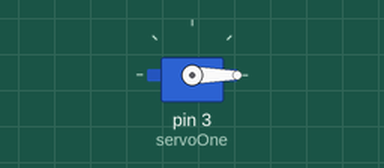
Bench run of a sketch on a simulated Arduino Uno, built with avr-gcc and run on an emulated ATmega328P. Shown: servo.

Above: at 0.05 s.
At 2.05 s:
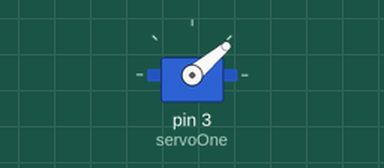
At 4.05 s:
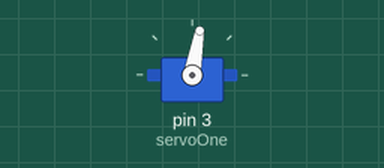
At 8.1 s:
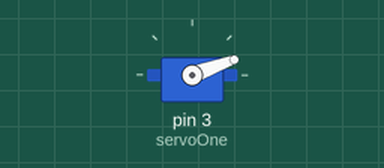
Timing chart, 0 to 11.8 s (numbered marks = the images above):
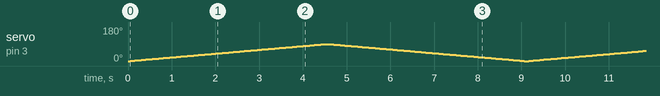

The sketch:

CH_Seven_Sketch_Two.ino
```cpp
#include <Servo.h>
Servo servoOne;

int pos;

void setup() {
  servoOne.attach(3);  // attaches the servo on pin 9 to the servo object
}

void loop() {
  for (pos = 0; pos <= 90; pos += 1) {
    servoOne.write(pos);
    delay(50);
  }
  for (pos = 90; pos >= 0; pos -= 1) {
    servoOne.write(pos);
    delay(50);
  }
}
```
